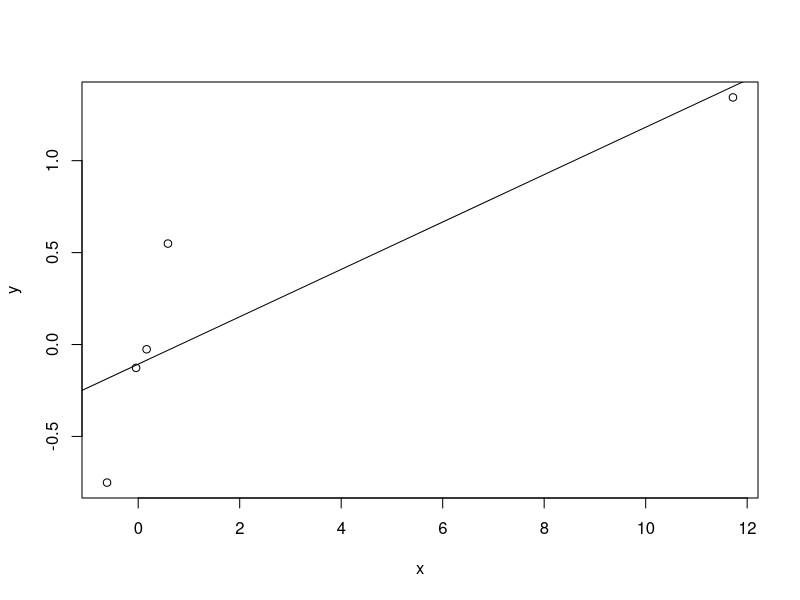
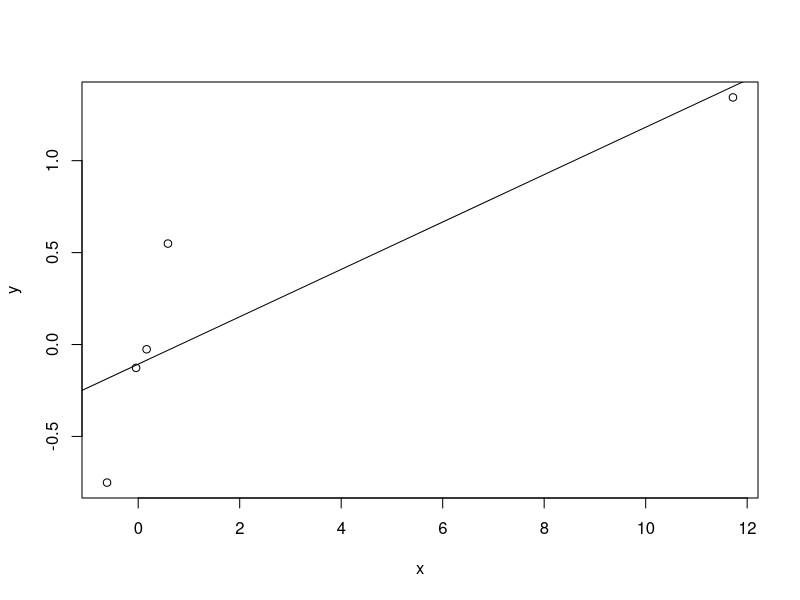

Here is the R script that generated these plots, in order:
# Question 1
# Consider the mtcars data set. Fit a model with mpg as the outcome that includes number of cylinders as a factor variable and weight as confounder. Give the adjusted estimate for the expected change in mpg comparing 8 cylinders to 4.
summary(lm(mpg ~ as.factor(cyl) + wt, data = mtcars))$coef
# -6.071


# Question 2
# Consider the mtcars data set. Fit a model with mpg as the outcome that includes number of cylinders as a factor variable and weight as a possible confounding variable. Compare the effect of 8 versus 4 cylinders on mpg for the adjusted and unadjusted by weight models. Here, adjusted means including the weight variable as a term in the regression model and unadjusted means the model without weight included. What can be said about the effect comparing 8 and 4 cylinders after looking at models with and without weight included?.
summary(lm(mpg ~ as.factor(cyl) + wt, data = mtcars))$coef
summary(lm(mpg ~ as.factor(cyl), data = mtcars))$coef
# Holding weight constant, cylinder appears to have less of an impact on mpg than if weight is disregarded.

# Question 3
# Consider the mtcars data set. Fit a model with mpg as the outcome that considers number of cylinders as a factor variable and weight as confounder. Now fit a second model with mpg as the outcome model that considers the interaction between number of cylinders (as a factor variable) and weight. Give the P-value for the likelihood ratio test comparing the two models and suggest a model using 0.05 as a type I error rate significance benchmark.
fit1 <- lm(mpg ~ as.factor(cyl) + wt, data = mtcars)
fit2 <- lm(mpg ~ as.factor(cyl) * wt, data = mtcars)
anova(fit1, fit2, test="Chisq")
# The P-value is larger than 0.05. So, according to our criterion, we would fail to reject, which suggests that the interaction terms may not be necessary.

# Question 4
# Consider the mtcars data set. Fit a model with mpg as the outcome that includes number of cylinders as a factor variable and weight inlcuded in the model as
# 
# lm(mpg ~ I(wt * 0.5) + factor(cyl), data = mtcars)
# How is the wt coefficient interpretted?
# The estimated expected change in MPG per one ton increase in weight for a specific number of cylinders (4, 6, 8).

# Question 5
# Consider the following data set
x <- c(0.586, 0.166, -0.042, -0.614, 11.72)
y <- c(0.549, -0.026, -0.127, -0.751, 1.344)
# Give the hat diagonal for the most influential point
fit <- lm(y ~ x)

plot(x, y)
abline(fit)

hatvalues(fit)
hatvalues(lm(y ~ x))
# 0.9946

# Question 6
# Consider the following data set
x <- c(0.586, 0.166, -0.042, -0.614, 11.72)
y <- c(0.549, -0.026, -0.127, -0.751, 1.344)
# Give the slope dfbeta for the point with the highest hat value.
fit <- lm(y ~ x)

plot(x, y)
abline(fit)

dfbetas(fit)
# -.00134
# -134
# -0.378
# 0.673

# Question 7
# Consider a regression relationship between Y and X with and without adjustment for a third variable Z. Which of the following is true about comparing the regression coefficient between Y and X with and without adjustment for Z.
# It is possible for the coefficient to reverse sign after adjustment. For example, it can be strongly significant and positive before adjustment and strongly significant and negative after adjustment.